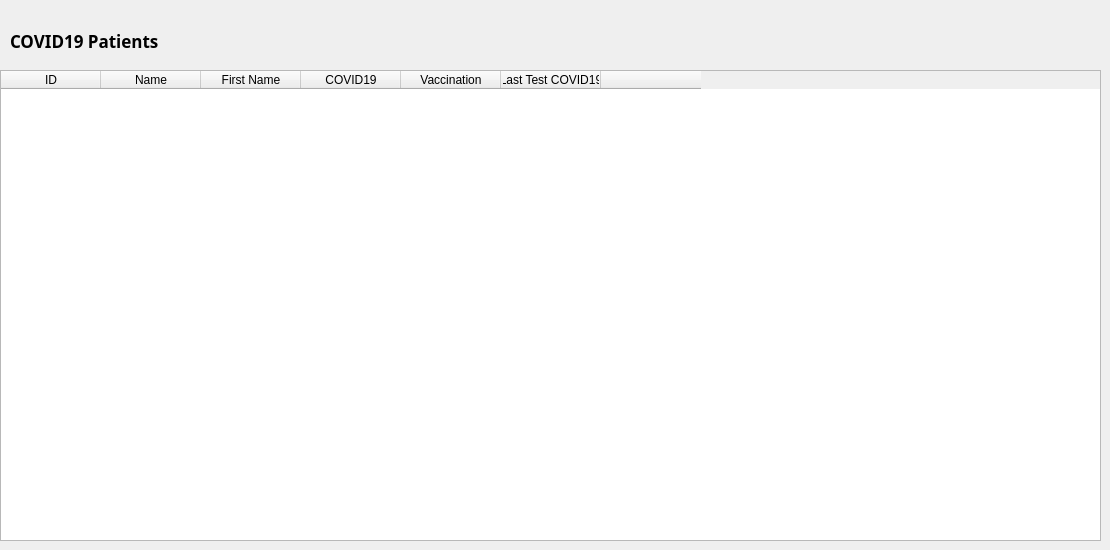
              <widget class="QWidget" name="patientsListTab1">
               <attribute name="title">
                <string>Liste patients</string>
               </attribute>
               <widget class="QWidget" name="widget" native="true">
                <property name="geometry">
                 <rect>
                  <x>0</x>
                  <y>10</y>
                  <width>981</width>
                  <height>61</height>
                 </rect>
                </property>
                <widget class="QLabel" name="label_3">
                 <property name="geometry">
                  <rect>
                   <x>10</x>
                   <y>10</y>
                   <width>251</width>
                   <height>41</height>
                  </rect>
                 </property>
                 <property name="font">
                  <font>
                   <family>Noto Sans</family>
                   <pointsize>13</pointsize>
                   <weight>75</weight>
                   <italic>false</italic>
                   <bold>true</bold>
                  </font>
                 </property>
                 <property name="text">
                  <string>COVID19 Patients </string>
                 </property>
                </widget>
               </widget>
               <widget class="QTableWidget" name="patientsTableWidget">
                <property name="geometry">
                 <rect>
                  <x>0</x>
                  <y>70</y>
                  <width>1101</width>
                  <height>471</height>
                 </rect>
                </property>
                <column>
                 <property name="text">
                  <string>ID</string>
                 </property>
                </column>
                <column>
                 <property name="text">
                  <string>Name</string>
                 </property>
                </column>
                <column>
                 <property name="text">
                  <string>First Name</string>
                 </property>
                </column>
                <column>
                 <property name="text">
                  <string>COVID19</string>
                 </property>
                </column>
                <column>
                 <property name="text">
                  <string>Vaccination</string>
                 </property>
                </column>
                <column>
                 <property name="text">
                  <string>Last Test COVID19</string>
                 </property>
                </column>
                <column>
                 <property name="text">
                  <string/>
                 </property>
                </column>
               </widget>
              </widget>
